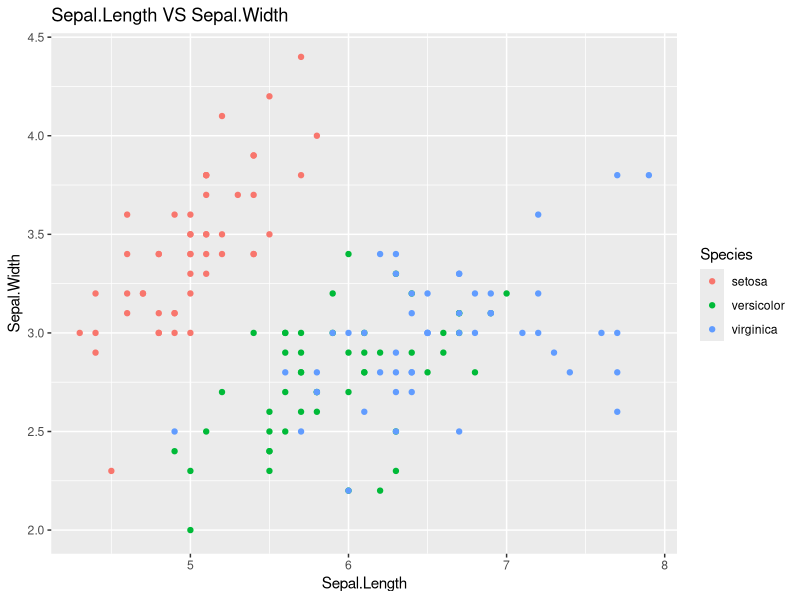

The R source for this figure:
## ---- chunk 1
# R chunk : 사이에 필요한 여러가지 R명령어를 넣을 수 있습니다.
str(iris)
## ---- chunk 2
library(ggplot2)
ggplot(data=iris ,aes(x=Sepal.Length,y=Sepal.Width,colour=Species))+geom_point()+ggtitle("Sepal.Length VS Sepal.Width")
